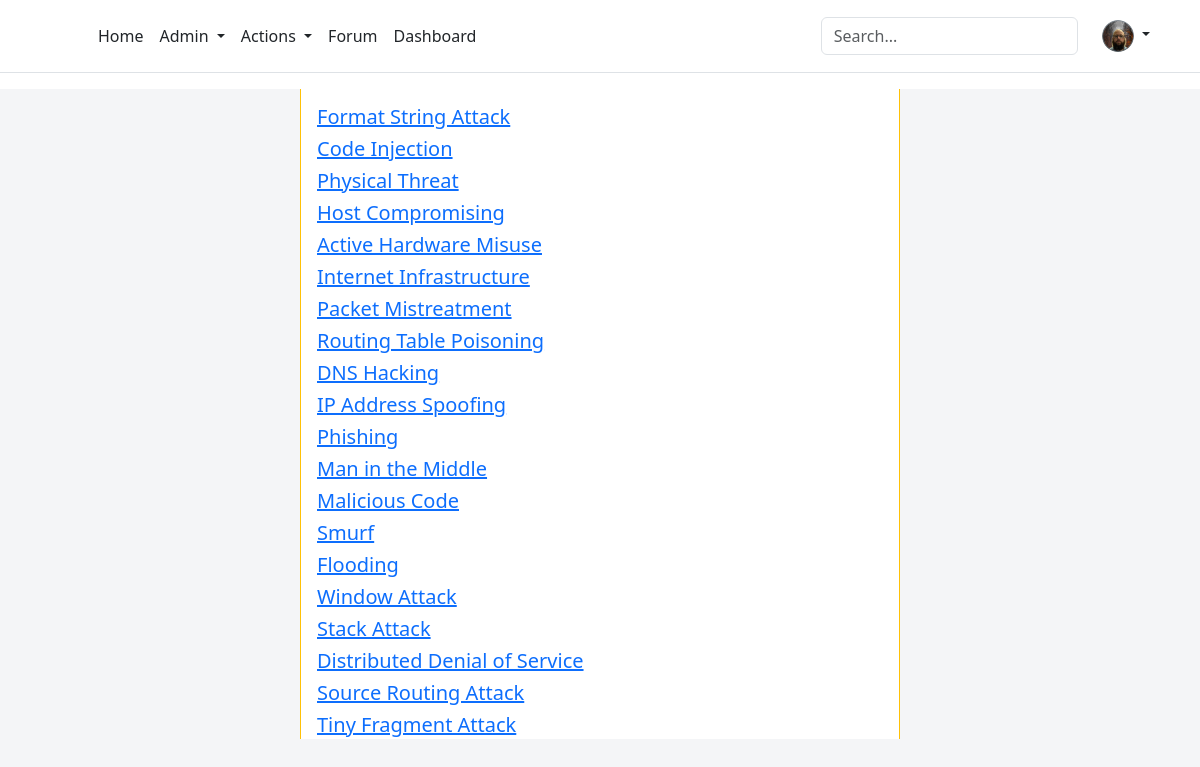
The app's page /subject/Threat/ (signed in) with its own data.
### skmsapp/models.py (models this page shows, shortened)
class UserProfile(models.Model):
    user = models.OneToOneField(User, null=True, on_delete=models.CASCADE)
    type = models.CharField(max_length=255, choices= (('User','User'), ('Expert','Expert'), ('RiskManager','RiskManager')), default='User')
    userimage = models.ImageField(null=True, blank=True, upload_to="images/profile/")

class Threat(models.Model):
    id = models.AutoField(db_column='ThreatID', primary_key=True)  # Field name made lowercase.
    name = models.TextField(db_column='ThreatName', unique=True)  # Field name made lowercase.

### skmsapp/views.py (the view)
# urls.py: path('subject/<str:subject>/', views.subject, name='subject'),
@login_required
def subject(request, subject):
    if subject == 'Asset':
        post = Asset.objects.all()
        return render(request, "subject.html", {'post':post})
    elif subject == 'Counter Measure':
        post = Countermeasure.objects.all()
        return render(request, "subject.html", {'post':post})
    elif subject == 'Threat':
        post = Threat.objects.all()
        return render(request, "subject.html", {'post':post})
    elif subject == 'Vulnerability':
        post = Vulnerability.objects.all()
        return render(request, "subject.html", {'post':post})

### skmsapp/templates/subject.html
{% extends "site-skeleton.html" %}
{% block body %}
        <div class="card row-hover pos-relative py-3 px-3 mb-3 border-warning border-top-0 border-right-0 border-bottom-0 rounded-0" style="width:50%; height:650px; margin-left: auto; margin-right: auto; overflow-y:scroll;">
            {% for item in post %}
            <div class="row align-items-center">
              <div class="col-md-8 mb-3 mb-sm-0">
                <h5>
                  <a href="{% url 'subjectDescription' item.id %}" class="text-primary">{{item.name}}</a>
                </h5>
              </div>
            </div>
            {% endfor %}
        </div>
  {% endblock %}

### skmsapp/templates/site-skeleton.html (shortened to what this page needs)
<!DOCTYPE html>
<html lang="en">
<head>
    <link href="https://cdn.jsdelivr.net/npm/bootstrap@5.3.0-alpha1/dist/css/bootstrap.min.css" rel="stylesheet">
    <link rel="stylesheet" href="https://cdnjs.cloudflare.com/ajax/libs/font-awesome/6.0.0/css/all.min.css">
    <link rel="stylesheet" href="https://mdbcdn.b-cdn.net/wp-content/themes/mdbootstrap4/docs-app/css/dist/mdb5/standard/core.min.css">
    <link rel="stylesheet" id="roboto-subset.css-css" href="https://mdbcdn.b-cdn.net/wp-content/themes/mdbootstrap4/docs-app/css/mdb5/fonts/roboto-subset.css?ver=3.9.0-update.5" type="text/css" media="all">
    <link rel="stylesheet" href="https://cdnjs.cloudflare.com/ajax/libs/font-awesome/4.7.0/css/font-awesome.min.css">
</head>
<body>
<header class="p-3 mb-3 border-bottom">
  <div class="container">
    <div class="d-flex flex-wrap align-items-center justify-content-center justify-content-lg-start">
      <a href="/" class="d-flex align-items-center mb-2 mb-lg-0 text-dark text-decoration-none">
        <svg class="bi me-2" width="40" height="32" role="img" aria-label="Bootstrap"><use xlink:href="#bootstrap"></use></svg>
      </a>
      <ul class="nav col-12 col-lg-auto me-lg-auto mb-2 justify-content-center mb-md-0">
        <li><a href="{% url 'home' %}" class="nav-link px-2 link-dark">Home</a></li>
        {% if user.userprofile.type == "RiskManager" %}
        <li class="nav-item dropdown">
          <a class="nav-link px-2 link-dark dropdown-toggle" href="#" id="navbardrop" data-toggle="dropdown">
            Admin
          </a>
        </li>
        {% endif %}
        <li class="nav-item dropdown">
          {% if user.is_authenticated %}
          <a class="nav-link px-2 link-dark dropdown-toggle" href="#" id="navbardrop" data-toggle="dropdown">
            Actions
          </a>
        </li>
        <li><a href="{% url 'forum' %}" class="nav-link px-2 link-dark">Forum</a></li>
        <li><a href="{% url 'dashboard' %}" class="nav-link px-2 link-dark">Dashboard</a></li>
        {% endif %}
      </ul>
      <form class="col-12 col-lg-auto mb-3 mb-lg-0 me-lg-3" role="search">
        <input type="search" class="form-control" placeholder="Search..." aria-label="Search">
      </form>
      <div class="nav-item dropdown text-end">
        <a href="#" class="nav-link px-2 d-block link-dark text-decoration-none dropdown-toggle" data-bs-toggle="dropdown" aria-expanded="false" id="navbardrop" data-toggle="dropdown">
          {% if user.is_authenticated %}
            {% if user.userprofile.userimage == "" %}
              <img src="https://betterwaterquality.com/wp-content/uploads/2020/09/dummy-profile-pic-300x300-1-1.png" alt="mdo" width="32" height="32" class="rounded-circle">
            {% else %}
              <img src="{{ user.userprofile.userimage.url }}" alt="mdo" width="32" height="32" class="rounded-circle">
            {% endif %}
          {% else %}
          <img src="https://betterwaterquality.com/wp-content/uploads/2020/09/dummy-profile-pic-300x300-1-1.png" alt="mdo" width="32" height="32" class="rounded-circle">
          {% endif %}
        </a>
      </div>
    </div>
  </div>
</header>
<section class="vh-100" style="background-color: #f4f5f7;">
   {% block body %}
   {% endblock %}
  </section><link href="https://code.ionicframework.com/ionicons/2.0.1/css/ionicons.min.css" rel="stylesheet">
</body>
</html>

### records on screen
Threat: name "Format String Attack"
Threat: name "Code Injection"
Threat: name "Physical Threat"
Threat: name "Host Compromising"
Threat: name "Active Hardware Misuse"
Threat: name "Internet Infrastructure"
Threat: name "Packet Mistreatment"
Threat: name "Routing Table Poisoning"
Threat: name "DNS Hacking"
Threat: name "IP Address Spoofing"
Threat: name "Phishing"
Threat: name "Man in the Middle"
Threat: name "Malicious Code"
Threat: name "Smurf"
Threat: name "Flooding"
Threat: name "Window Attack"
Threat: name "Stack Attack"
Threat: name "Distributed Denial of Service"
Threat: name "Source Routing Attack"
Threat: name "Tiny Fragment Attack"
